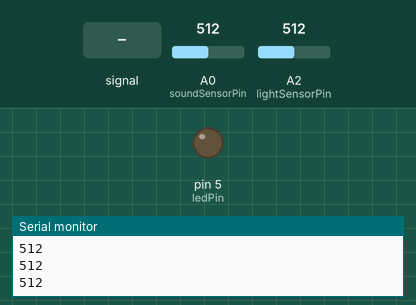
This sketch was run on a simulated Arduino Uno, built with avr-gcc and run on an emulated ATmega328P. Shown: output pins drawn as LEDs (lit = HIGH), the last lines printed to the serial monitor. Dashed ring = blinking. The inputs (shaded band) are chosen by the test bench; at power-on: A0 (soundSensorPin) = 512, A2 (lightSensorPin) = 512.

Above: at 1.2 s.
1.3 s: A0 (soundSensorPin) fed a 200 Hz sine of ±255 counts around its level
At 1.7 s:
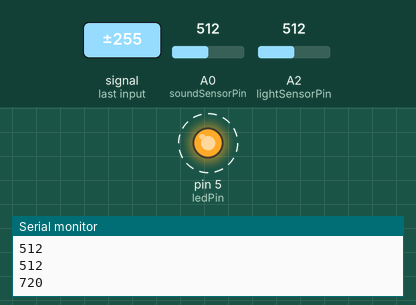
4.3 s: A0 (soundSensorPin) set to 306
At 5.0 s:
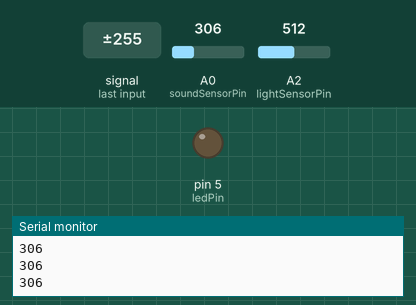
5.8 s: A0 (soundSensorPin) set to 593
7.3 s: A0 (soundSensorPin) set to 608
At 10.2 s:
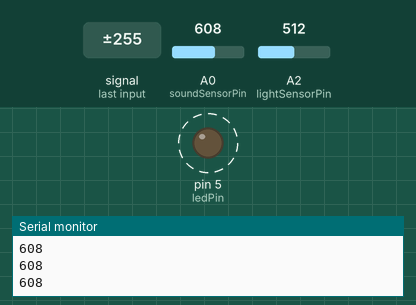
10.3 s: A0 (soundSensorPin) set to 590
At 11.1 s:
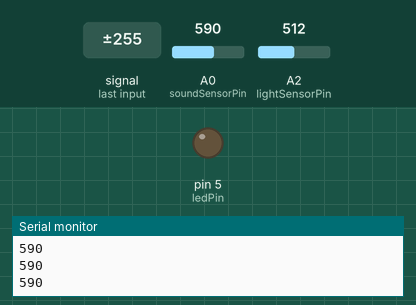
Timing chart, 0 to 12.8 s (numbered marks = the images above; inputs shaded):
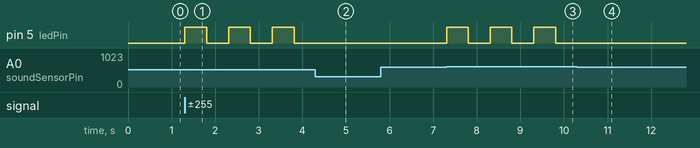

Measured:
- the behaviour switches between 600 and 601 on A0 (soundSensorPin) (found by bisection; images 2 and 3)
- after the input at 1.3 s, pin 5 (ledPin): alternates HIGH for 0.50 s and LOW for 0.50 s, starting at once
- after the input at 4.3 s, pin 5 (ledPin): stays LOW (without the input it goes to HIGH after 0.01 s)
- after the input at 7.3 s, pin 5 (ledPin): alternates HIGH for 0.50 s and LOW for 0.50 s, starting at once
- after the input at 10.3 s, pin 5 (ledPin): stops changing and stays LOW

The sketch:

led_test_sound.ino
```cpp
const int ledPin = 5; // LED connected to digital pin 13
const int soundSensorPin = A0; // Sound sensor connected to analog pin A0
const int lightSensorPin = A2; // Sound sensor connected to analog pin A0
bool ledState = LOW; // State of the LED, initially set to LOW

void setup() {
  pinMode(ledPin, OUTPUT); // sets the digital pin as output
  pinMode(soundSensorPin, INPUT); // sets the analog pin as input
  Serial.begin(9600); // opens serial port, sets data rate to 9600 bps
}

void loop() {
  int sensorValue = analogRead(soundSensorPin); // read the value from the sound sensor
  int lightSensorValue = analogRead(lightSensorPin); // read the value from the light sensor
  Serial.println(sensorValue); // print the sensor value to the serial monitor

  if (sensorValue > 600) {
    ledState = !ledState; // toggle state of the LED
    digitalWrite(ledPin, ledState); // update the LED state
    delay(500); // add a delay to debounce the sound sensor reading
  }
}
```
